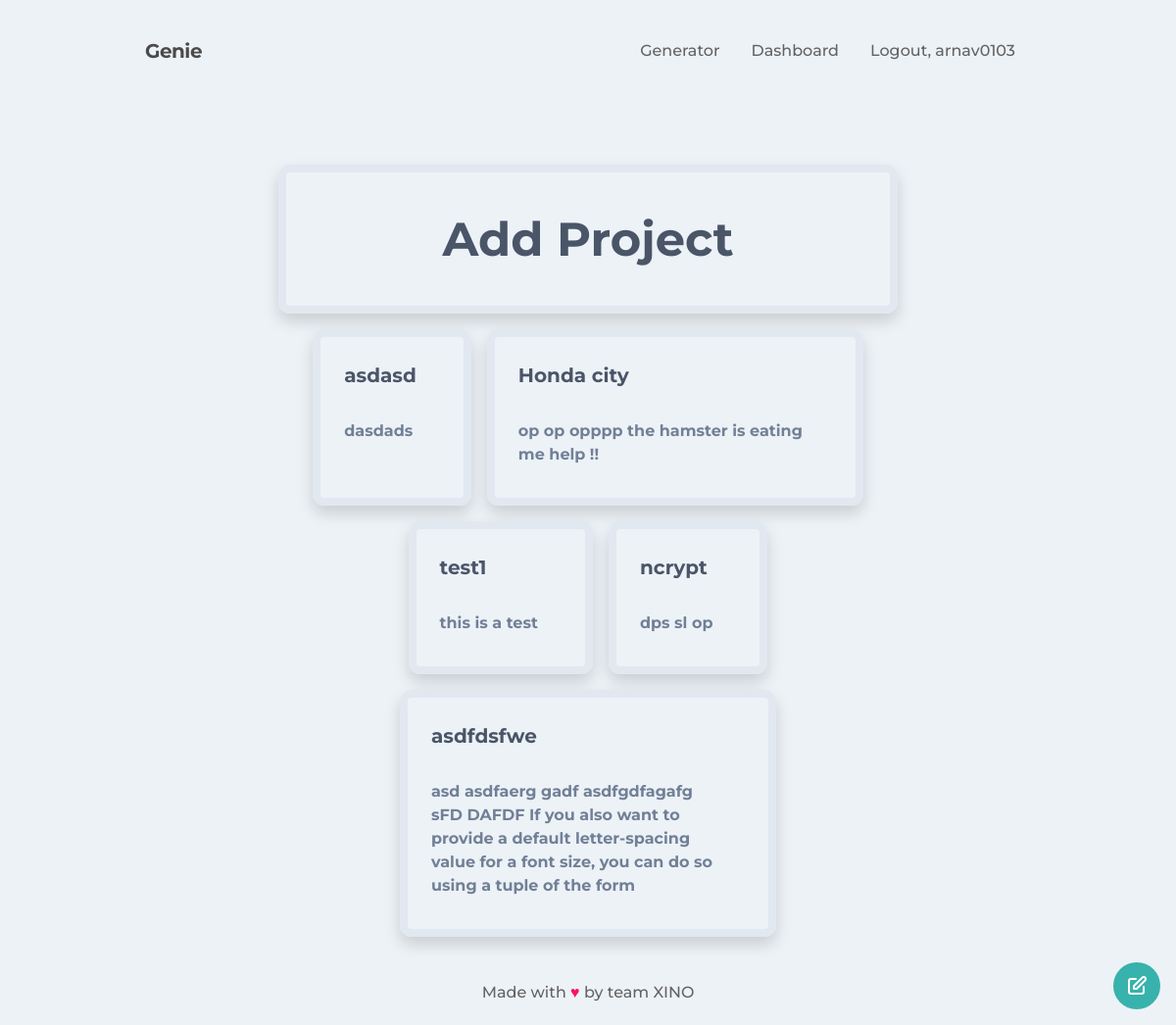
The app's page /projects (signed in), older data.
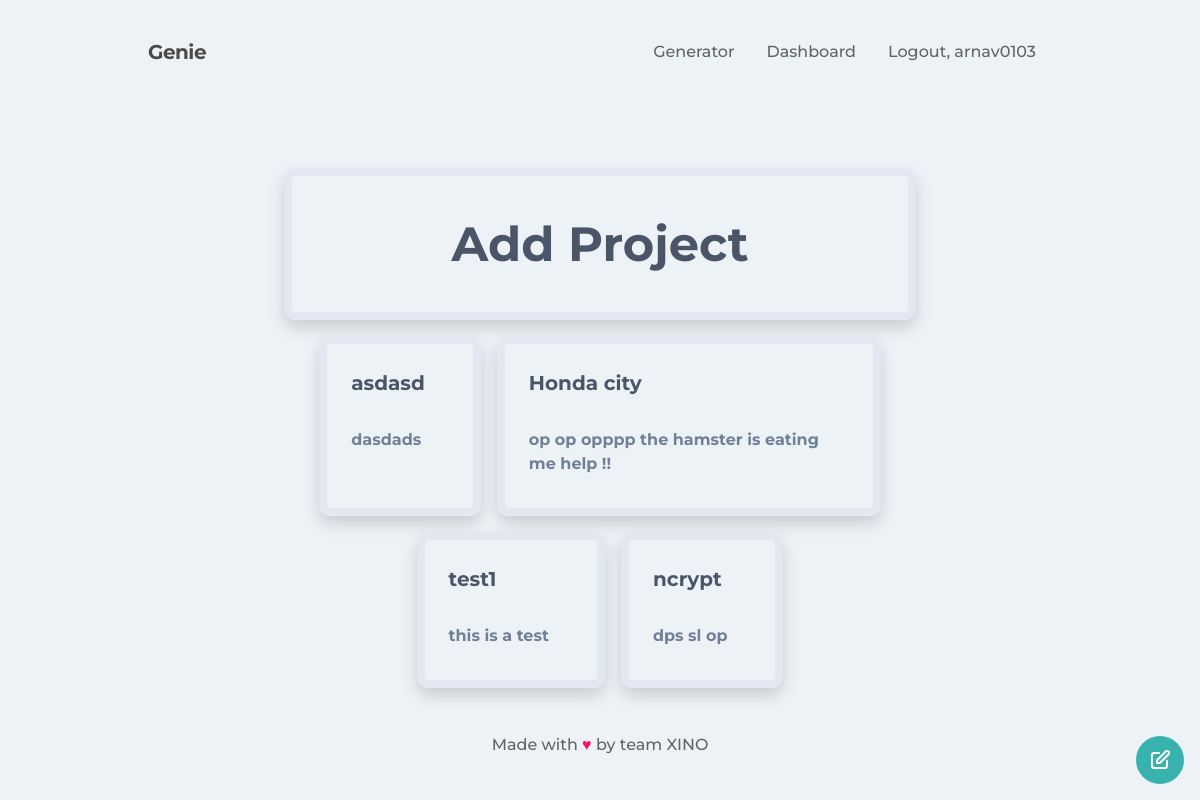
The same page, newer data.
### Tool/models.py (models this page shows, shortened)
class User(db.Model,UserMixin):
    __tablename__ = 'users'
    id = db.Column(db.Integer,primary_key = True)
    name = db.Column(db.String(64))
    username = db.Column(db.String , unique = True)
    profile_image = db.Column(db.String(64), nullable = False , default = 'developer.png')
    email = db.Column(db.String(64),unique = True,index = True)
    password_hash = db.Column(db.String(128))
    project = db.relationship('Project' , backref = 'user' , lazy = 'dynamic')

class Project(db.Model):
    __tablename__ = 'project'
    id = db.Column(db.Integer , primary_key = True)
    name = db.Column(db.String)
    description = db.Column(db.String)
    completed = db.Column(db.String , default = 'No')
    userid = db.Column(db.Integer , db.ForeignKey('users.id'))
    tasks = db.relationship('Task' , backref = 'project' , lazy = 'dynamic')

### app.py (the view)
@app.route('/projects', methods=['GET', 'POST'])
@login_required
def projects():
    projects = Project.query.filter_by(userid=current_user.id)
    projectss = []
    for project in projects:
        projectss.append(project)
    projectss.reverse()
    return render_template('projects.htm', projects=projectss)

### Tool/models.py (called while the page is built)
@login_manager.user_loader
def load_user(user_id):
    return User.query.get(user_id)

### Tool/templates/projects.htm
{%extends 'base.htm'%}
{%block content%}
<div class="container flex flex-wrap w-full font-medium mx-auto row-auto p-6 xl:px-64 lg:px-32 md:px-24 sm:px-40 ">
  <a href="{{url_for('edit_project')}}"
    class="m-3 fixed bottom-0 right-0  flex items-center justify-center h-12 w-12 rounded-full bg-teal-500 text-white">
    <svg class="h-6 w-6" xmlns="http://www.w3.org/2000/svg" fill="none" viewBox="0 0 24 24" stroke="currentColor">
      <path stroke-linecap="round" stroke-linejoin="round" stroke-width="2"
        d="M11 5H6a2 2 0 00-2 2v11a2 2 0 002 2h11a2 2 0 002-2v-5m-1.414-9.414a2 2 0 112.828 2.828L11.828 15H9v-2.828l8.586-8.586z" />
    </svg>
  </a>
  <div class="justify-center flex-wrap flex  w-full md:pl-3 md:pr-0 pt-8 pb-0 md:pb-6 px-2 ">
    <a href="{{url_for('makeproject')}}"
      class="relative  h-auto w-full border-8 max-w-full rounded-xl overflow-hidden shadow max-h-full m-2 ">
      <div class="m-8 text-center">
        <div class="font-bold text-5xl  text-gray-700 ">Add Project</div>
      </div>
    </a>
    {%for p in projects%}
    <a class="relative  h-auto border-8  max-w-sm rounded-xl shadow overflow-x-scroll m-2"
      href="{{url_for('tasks' , projectid = p.id)}}">
      <div class="p-6 flex-wrap">
        <div class=" font-bold text-xl mb-2 pr-4 text-gray-700">{{p.name}}
          <br><br>
          <p class="text-gray-600 text-base flex-wrap">{{p.description}}</p>
        </div>
      </div>
    </a>
    {%endfor%}
  </div>
</div>
{%endblock%}

### Tool/templates/base.htm (shortened to what this page needs)
<!DOCTYPE html>
<html lang="en">
<head>
  <link rel="stylesheet" href="https://stackpath.bootstrapcdn.com/bootstrap/4.5.2/css/bootstrap.min.css"
>
  <link rel="stylesheet" href="https://cdnjs.cloudflare.com/ajax/libs/meyer-reset/2.0/reset.min.css">
  <link rel='stylesheet' href='https://cdnjs.cloudflare.com/ajax/libs/tailwindcss/1.7.6/tailwind.min.css'>
  <link rel="stylesheet" type="text/css" href="{{url_for('static', filename='styles/main.css')}}">
  <link rel="stylesheet" type="text/css" href="{{ url_for('static', filename='styles/style.css') }}">
</head>
<body data-spy="scroll" data-target="#navbar" class="font-medium bg-gray-200 h-screen">
  <nav class="nav flex flex-wrap items-center justify-between py-4 px-2 ">
    <div class="flex flex-no-shrink items-center mr-6  text-grey-darkest">
      <span class=" text-xl tracking-tight font-bold" style="color:#4b4a4a;">Genie</span>
    </div>
    <ul class="menu border-b md:border-none flex justify-end list-reset m-0 w-full md:w-auto">
      {%if current_user.is_authenticated%}
      <li class="border-t md:border-none">
        <a href="{{url_for('dashboard')}}"
          class="block md:inline-block px-3 py-3 no-underline text-grey-200 hover:text-teal-500 ">Generator</a>
      </li>
      <li class="border-t md:border-none">
        <a href="{{url_for('projects')}}"
          class="block md:inline-block px-3 py-3 no-underline text-grey-200 hover:text-teal-500">Dashboard</a>
      </li>
      <li class="border-t md:border-none">
        <a href="{{ url_for('logout') }}"
          class="block md:inline-block px-3 py-3 no-underline text-grey-400 hover:text-teal-500">Logout,
          {{current_user.username}}</a>
      </li>
      {%endif%}
    </ul>
  </nav>
  {%block content%} {%endblock%}
  <div>
    <h6 class="relative mx-auto bottom-0 inset-x-0  text-center p-4"> Made with <span
        style="color:rgb(249, 16, 105);">♥</span>
      by
      team XINO
    </h6>
  </div>
</body>
</html>

### Tool/static/styles/main.css (style rules this page uses)
html { min-height:100vh; }
body { font-family: 'Montserrat', sans-serif; margin: 0; padding:0 140px; color :#636363; }
a { text-decoration: none !important; }
.container { padding-bottom: 15px; }

Row changes from the older to the newer data that the page shows:
removed Project: name "asdfdsfwe", description "asd asdfaerg gadf asdfgdfagafg sFD DAFDF If you also want to provide a default letter-spacing value for a font size, you can do so using a tuple of the form"
